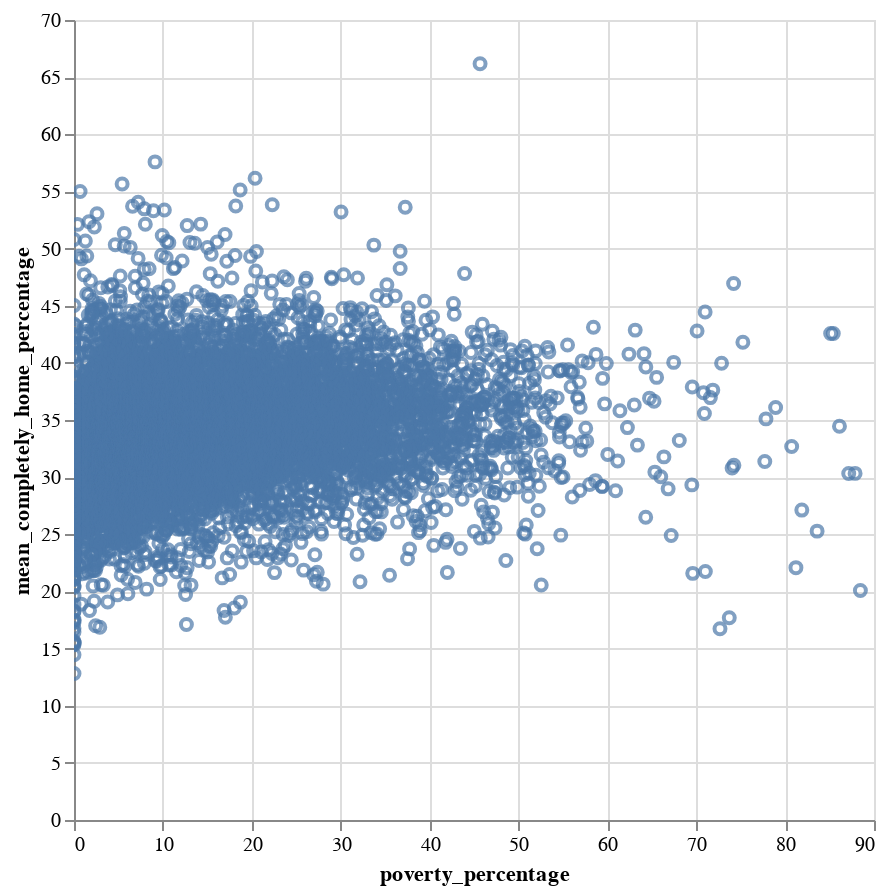

Notebook code for this chart:
### Code cell
# plot bar graph
alt.Chart(result_df).mark_point().encode(
    alt.X('poverty_percentage:Q'),
    alt.Y('mean_completely_home_percentage:Q'),
    tooltip=['cbg','poverty_percentage','mean_completely_home_percentage']
).properties(width=400, height=400).interactive()

### Figure 1 — Vega-Lite specification as saved in the notebook (floating-point values rounded to 4 significant figures; data arrays with more than 128 entries replaced by an {"elided": "..."} marker saying what was removed)
{"config": {"view": {"continuousWidth": 400, "continuousHeight": 300}}, "data": {"name": "data-64848fe1ab166650752362ac522535f9"}, "mark": "point", "encoding": {"tooltip": [{"type": "nominal", "field": "cbg"}, {"type": "nominal", "field": "poverty_percentage"}, {"type": "quantitative", "field": "mean_completely_home_percentage"}], "x": {"type": "quantitative", "field": "poverty_percentage"}, "y": {"type": "quantitative", "field": "mean_completely_home_percentage"}}, "height": 400, "selection": {"selector001": {"type": "interval", "bind": "scales", "encodings": ["x", "y"]}}, "width": 400, "$schema": "https://vega.github.io/schema/vega-lite/v4.8.1.json", "datasets": {"data-64848fe1ab166650752362ac522535f9": {"elided": "8243 records"}}}
